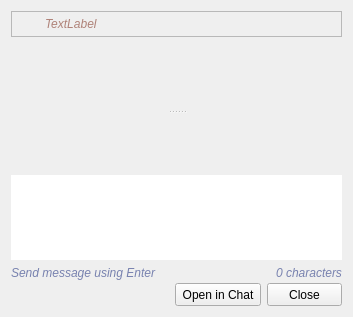
<?xml version="1.0" encoding="UTF-8"?>
<ui version="4.0">
 <class>InstantMessageWindow</class>
 <widget class="QDialog" name="InstantMessageWindow">
  <property name="geometry">
   <rect>
    <x>0</x>
    <y>0</y>
    <width>353</width>
    <height>317</height>
   </rect>
  </property>
  <property name="windowTitle">
   <string>Dialog</string>
  </property>
  <layout class="QGridLayout" name="gridLayout_2">
   <property name="verticalSpacing">
    <number>3</number>
   </property>
   <item row="3" column="2">
    <widget class="ThemedButton" name="buttonClose">
     <property name="sizePolicy">
      <sizepolicy hsizetype="Maximum" vsizetype="Fixed">
       <horstretch>0</horstretch>
       <verstretch>0</verstretch>
      </sizepolicy>
     </property>
     <property name="minimumSize">
      <size>
       <width>75</width>
       <height>23</height>
      </size>
     </property>
     <property name="text">
      <string>Close</string>
     </property>
    </widget>
   </item>
   <item row="3" column="1">
    <widget class="ThemedButton" name="buttonOpenInChat">
     <property name="sizePolicy">
      <sizepolicy hsizetype="Maximum" vsizetype="Fixed">
       <horstretch>0</horstretch>
       <verstretch>0</verstretch>
      </sizepolicy>
     </property>
     <property name="minimumSize">
      <size>
       <width>75</width>
       <height>23</height>
      </size>
     </property>
     <property name="text">
      <string>Open in Chat</string>
     </property>
    </widget>
   </item>
   <item row="2" column="0" colspan="3">
    <widget class="QSplitter" name="hSplitter">
     <property name="orientation">
      <enum>Qt::Vertical</enum>
     </property>
     <property name="handleWidth">
      <number>7</number>
     </property>
     <property name="childrenCollapsible">
      <bool>false</bool>
     </property>
     <widget class="QWidget" name="widgetMessageLog" native="true">
      <layout class="QVBoxLayout" name="vLayoutMsgLog">
       <property name="spacing">
        <number>0</number>
       </property>
       <item>
        <widget class="QWidget" name="widgetLog" native="true">
         <property name="sizePolicy">
          <sizepolicy hsizetype="Expanding" vsizetype="Expanding">
           <horstretch>0</horstretch>
           <verstretch>0</verstretch>
          </sizepolicy>
         </property>
         <property name="minimumSize">
          <size>
           <width>0</width>
           <height>54</height>
          </size>
         </property>
         <layout class="QVBoxLayout" name="widgetLog_layout">
          <property name="spacing">
           <number>0</number>
          </property>
          <property name="leftMargin">
           <number>0</number>
          </property>
          <property name="topMargin">
           <number>0</number>
          </property>
          <property name="rightMargin">
           <number>0</number>
          </property>
          <property name="bottomMargin">
           <number>0</number>
          </property>
         </layout>
        </widget>
       </item>
       <item>
        <widget class="QLabel" name="labelInfo">
         <property name="autoFillBackground">
          <bool>true</bool>
         </property>
         <property name="alignment">
          <set>Qt::AlignCenter</set>
         </property>
        </widget>
       </item>
      </layout>
     </widget>
     <widget class="QWidget" name="widgetForm" native="true">
      <property name="minimumSize">
       <size>
        <width>0</width>
        <height>152</height>
       </size>
      </property>
      <layout class="QGridLayout" name="gridLayout">
       <property name="sizeConstraint">
        <enum>QLayout::SetMinimumSize</enum>
       </property>
       <item row="0" column="0" colspan="2">
        <widget class="QLabel" name="labelDividerTop">
         <property name="sizePolicy">
          <sizepolicy hsizetype="Preferred" vsizetype="Fixed">
           <horstretch>0</horstretch>
           <verstretch>0</verstretch>
          </sizepolicy>
         </property>
         <property name="minimumSize">
          <size>
           <width>0</width>
           <height>1</height>
          </size>
         </property>
         <property name="maximumSize">
          <size>
           <width>16777215</width>
           <height>1</height>
          </size>
         </property>
        </widget>
       </item>
       <item row="1" column="0" colspan="2">
        <widget class="QWidget" name="widgetToolBar" native="true">
         <property name="minimumSize">
          <size>
           <width>0</width>
           <height>40</height>
          </size>
         </property>
         <property name="maximumSize">
          <size>
           <width>16777214</width>
           <height>40</height>
          </size>
         </property>
         <layout class="QHBoxLayout" name="toolBarLayout">
          <property name="leftMargin">
           <number>0</number>
          </property>
          <property name="topMargin">
           <number>0</number>
          </property>
          <property name="rightMargin">
           <number>0</number>
          </property>
          <property name="bottomMargin">
           <number>0</number>
          </property>
         </layout>
        </widget>
       </item>
       <item row="2" column="0" colspan="2">
        <widget class="QLabel" name="labelDividerBottom">
         <property name="sizePolicy">
          <sizepolicy hsizetype="Preferred" vsizetype="Fixed">
           <horstretch>0</horstretch>
           <verstretch>0</verstretch>
          </sizepolicy>
         </property>
         <property name="minimumSize">
          <size>
           <width>0</width>
           <height>1</height>
          </size>
         </property>
         <property name="maximumSize">
          <size>
           <width>16777215</width>
           <height>1</height>
          </size>
         </property>
        </widget>
       </item>
       <item row="3" column="0" colspan="2">
        <widget class="QTextEdit" name="textBoxMessage">
         <property name="sizePolicy">
          <sizepolicy hsizetype="Expanding" vsizetype="Minimum">
           <horstretch>0</horstretch>
           <verstretch>0</verstretch>
          </sizepolicy>
         </property>
         <property name="minimumSize">
          <size>
           <width>0</width>
           <height>50</height>
          </size>
         </property>
         <property name="frameShape">
          <enum>QFrame::NoFrame</enum>
         </property>
         <property name="tabChangesFocus">
          <bool>true</bool>
         </property>
         <property name="acceptRichText">
          <bool>false</bool>
         </property>
        </widget>
       </item>
       <item row="4" column="0">
        <widget class="QLabel" name="labelSendKey">
         <property name="sizePolicy">
          <sizepolicy hsizetype="MinimumExpanding" vsizetype="Maximum">
           <horstretch>0</horstretch>
           <verstretch>0</verstretch>
          </sizepolicy>
         </property>
         <property name="styleSheet">
          <string notr="true">color: rgb(120, 130, 175);
font: italic;</string>
         </property>
         <property name="text">
          <string>Send message using Enter</string>
         </property>
        </widget>
       </item>
       <item row="4" column="1" alignment="Qt::AlignRight">
        <widget class="QLabel" name="labelCountChars">
         <property name="sizePolicy">
          <sizepolicy hsizetype="Preferred" vsizetype="Maximum">
           <horstretch>0</horstretch>
           <verstretch>0</verstretch>
          </sizepolicy>
         </property>
         <property name="styleSheet">
          <string notr="true">color: rgb(120, 130, 175);
font: italic;</string>
         </property>
         <property name="text">
          <string>0 characters</string>
         </property>
        </widget>
       </item>
      </layout>
     </widget>
    </widget>
   </item>
   <item row="0" column="0" colspan="3">
    <widget class="QFrame" name="frameStatus">
     <property name="frameShape">
      <enum>QFrame::StyledPanel</enum>
     </property>
     <property name="frameShadow">
      <enum>QFrame::Sunken</enum>
     </property>
     <layout class="QHBoxLayout" name="horizontalLayout">
      <property name="leftMargin">
       <number>3</number>
      </property>
      <property name="topMargin">
       <number>0</number>
      </property>
      <property name="rightMargin">
       <number>3</number>
      </property>
      <property name="bottomMargin">
       <number>0</number>
      </property>
      <item>
       <widget class="QLabel" name="labelStatusIcon">
        <property name="sizePolicy">
         <sizepolicy hsizetype="Maximum" vsizetype="Preferred">
          <horstretch>0</horstretch>
          <verstretch>0</verstretch>
         </sizepolicy>
        </property>
        <property name="minimumSize">
         <size>
          <width>24</width>
          <height>24</height>
         </size>
        </property>
        <property name="maximumSize">
         <size>
          <width>24</width>
          <height>24</height>
         </size>
        </property>
        <property name="text">
         <string/>
        </property>
        <property name="pixmap">
         <pixmap>../../../../../AppData/Local/Lan Messenger/Lan Messenger/icons/Glyph blue/alertsettings.png</pixmap>
        </property>
        <property name="scaledContents">
         <bool>true</bool>
        </property>
       </widget>
      </item>
      <item>
       <widget class="QLabel" name="labelStatus">
        <property name="styleSheet">
         <string notr="true">color: rgb(175, 130, 120);
font: italic;</string>
        </property>
        <property name="text">
         <string>TextLabel</string>
        </property>
       </widget>
      </item>
     </layout>
    </widget>
   </item>
  </layout>
 </widget>
 <customwidgets>
  <customwidget>
   <class>ThemedButton</class>
   <extends>QToolButton</extends>
   <header location="global">themedbutton.h</header>
  </customwidget>
 </customwidgets>
 <resources/>
 <connections/>
</ui>
